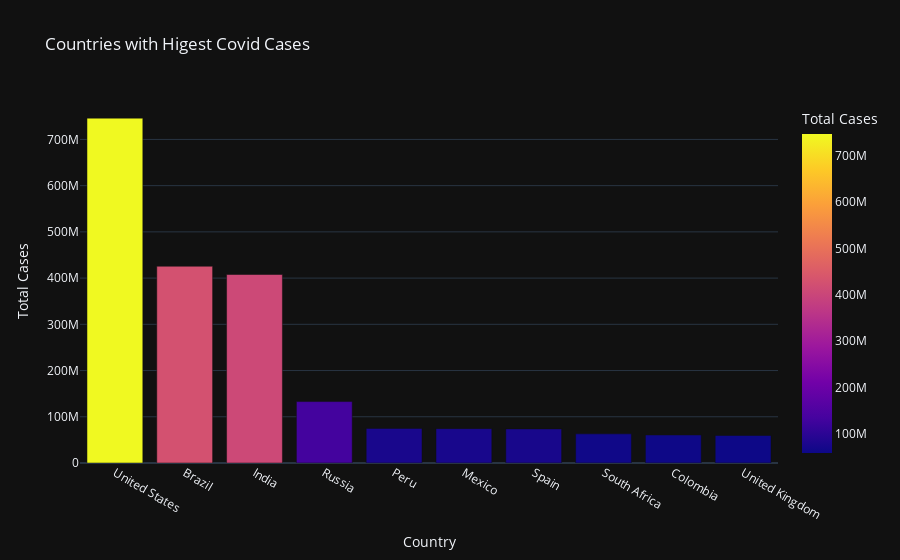

Here is the notebook cell this chart was saved with:
### Code cell
figure=px.bar(data, y='Total Cases',x='Country',title='Countries with Higest Covid Cases',color='Total Cases',template='plotly_dark')
figure.show()

### Figure 1 — Plotly figure (JSON) as saved in the notebook; plotly's stock layout.template omitted (floating-point values rounded to 4 significant figures)
{"data": [{"alignmentgroup": "True", "hovertemplate": "Country=%{x}<br>Total Cases=%{marker.color}<extra></extra>", "legendgroup": "", "marker": {"color": [746014098, 425704517, 407771615, 132888951, 74882695, 74347548, 73717676, 63027659, 60543682, 59475032], "coloraxis": "coloraxis", "pattern": {"shape": ""}}, "name": "", "offsetgroup": "", "orientation": "v", "showlegend": false, "textposition": "auto", "type": "bar", "x": ["United States", "Brazil", "India", "Russia", "Peru", "Mexico", "Spain", "South Africa", "Colombia", "United Kingdom"], "xaxis": "x", "y": [746014098, 425704517, 407771615, 132888951, 74882695, 74347548, 73717676, 63027659, 60543682, 59475032], "yaxis": "y"}], "layout": {"autosize": true, "barmode": "relative", "coloraxis": {"colorbar": {"title": {"text": "Total Cases"}}, "colorscale": [[0, "#0d0887"], [0.1111, "#46039f"], [0.2222, "#7201a8"], [0.3333, "#9c179e"], [0.4444, "#bd3786"], [0.5556, "#d8576b"], [0.6667, "#ed7953"], [0.7778, "#fb9f3a"], [0.8889, "#fdca26"], [1, "#f0f921"]]}, "legend": {"tracegroupgap": 0}, "title": {"text": "Countries with Higest Covid Cases"}, "xaxis": {"anchor": "y", "autorange": true, "domain": [0, 1], "range": [-0.5, 9.5], "title": {"text": "Country"}, "type": "category"}, "yaxis": {"anchor": "x", "autorange": true, "domain": [0, 1], "range": [0, 785300000.0], "title": {"text": "Total Cases"}, "type": "linear"}}}
